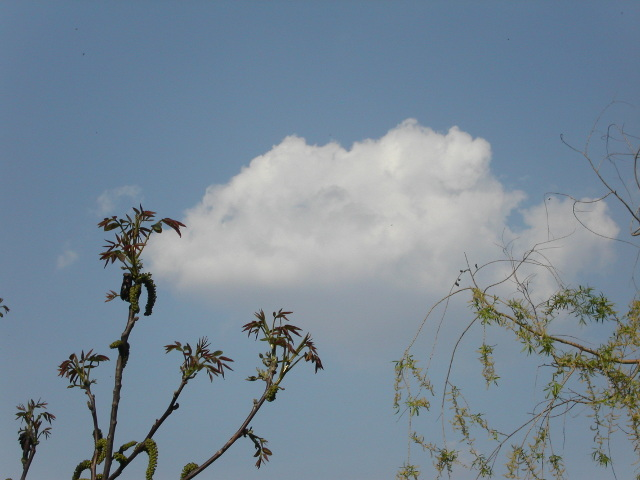
#> input picture 2018.04.05. Chromatic transformations/kicsi-felho-1.jpg, 640 x 480 px, found by its file name
$ python cv-tut-speed-py3.py
#> lines starting #> are read from the running program, lines starting #| are printed output that depends on the picture
#> further down, im is the input picture: shape (480, 640, 3); mean B, G, R 151.8, 137.1, 120.2

# Cél: ugyanazokat az eljárásokat máshogy megvalósítani és figyelni a sebességet.
#
# Futási időmérése :
#
# import time     # az elején
# t0=time.clock(); aminek_az_idejet_merjuk(im); print time.clock()-t0
#
# Magyarázat: a time modul clock() fgv-e kiadja az adott program kezdetétől elhasznált másodperceket.
# Figyelem! nem túl pontos! (~0.01s)

# Az elején csak sok definíció van, lentebb lehet a sebességet tesztelni.

import cv2
import numpy as np
import os
import time

#---------------------------------------------------------------------
# különféle megoldások kép invertálására, hogy tesztelhessük a sebességet

# legegyszerűbb megoldás(nak tűnik):

def inverz1(im):
	"""Legegyszerűbben invertál egy képet"""  # az ide írt szövegek az IDLE is látja!
	maxsor, maxoszl=im.shape[:2]
#> maxsor = 480; maxoszl = 640

	for sor in range(maxsor):
		for oszl in range(maxoszl):
			pix=im[sor, oszl]
			R=pix[2]
			G=pix[1]
			B=pix[0]
			im[sor, oszl]=[255-G, 255-B, 255-R]
	return(im)

# gyorsít, ha nem használunk ideiglenes változókat?:
def inverz2(im):
	"""Ideiglenes változók kiírtása"""  # az ide írt szövegek az IDLE is látja!
	maxsor, maxoszl=im.shape[:2]
#> maxsor = 480; maxoszl = 640

	for sor in range(maxsor):
		for oszl in range(maxoszl):
			pix=im[sor, oszl]
			im[sor, oszl]=[255-pix[0], 255-pix[1], 255-pix[2]]
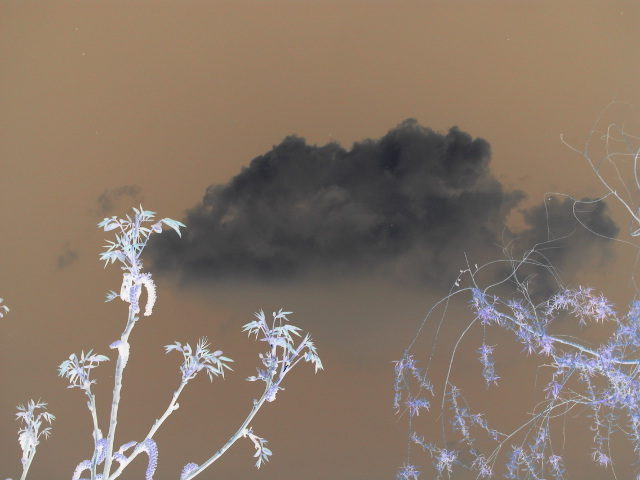
#> im: shape (480, 640, 3); mean B, G, R 103.2, 117.9, 134.8

	return(im)


# while-lal esetleg gyorsabb?:
def inverz3(im):
	"""Gyorsabb verzió while-lal?"""
	maxsor, maxoszl=im.shape[:2]
#> maxsor = 480; maxoszl = 640

	sor=0
	while sor<maxsor:
		oszl=0
		while oszl<maxoszl:
			pix=im[sor, oszl]
			R=pix[2]
			G=pix[1]
			B=pix[0]
			im[sor, oszl]=[255-G, 255-B, 255-R]

			oszl+=1
		sor+=1
#> after the loop, sor = 480
	return(im)


# a színcsatornákon is ciklussal megyünk végig:
def inverz4(im):
	"""Színcsatornákon is ciklussal megyünk"""
	maxsor, maxoszl, maxcsat=im.shape
#> maxsor = 480; maxoszl = 640; maxcsat = 3

	for sor in range(maxsor):
		for oszl in range(maxoszl):
			for csat in range(maxcsat):
				im[sor, oszl, csat]=255-im[sor, oszl, csat]

	return(im)

# tartomány-kijelöléses verzió:
def inverz5(im):
	"""Tartomány-kijelöléses verzió"""

	im[:,:,:]=255-im[:,:,:]

	return(im)

# tartomány-kijelöléses verzió, tömörebb:
def inverz6(im):
	"""Tartomány-kijelöléses verzió ; még tömörebb"""

	im=255-im

	return(im)


#---------------------------------------------------------------
# különféle poszterizáló megoldások

def poszter1(im):
	"""Legegyszerűbben poszterizál egy képet"""
	maxsor, maxoszl=im.shape[:2]
#> maxsor = 480; maxoszl = 640

	for sor in range(maxsor):
		for oszl in range(maxoszl):
			pix=im[sor, oszl]
			R=pix[2]
			G=pix[1]
			B=pix[0]
			if (R<G) or (R<B):
				R=0
			if (G<B) or (G<R):
				G=0
			if (B<R) or (B<G):
				B=0
			im[sor, oszl]=[B,G,R]
	return im

# trükkös megoldás logikai értékekkel való szorzással
def poszter2(im):
	"""Trükkösen poszterizál egy képet"""

	# A logikai "True" 1-gyé, a "False" 0-vá alakul

	im[:,:,0]*=(im[:,:,1]<=im[:,:,0])   # a zárójeles kifejezés ott 0, ahol az 1-es színcsatorna megahaldja a 0-s értékét; itt nullázunk
	im[:,:,0]*=(im[:,:,2]<=im[:,:,0])   # hasonlóan a többi esetre
#> im: shape (480, 640, 3); mean B, G, R 135.8, 137.1, 120.2
	im[:,:,1]*=(im[:,:,0]<=im[:,:,1])
	im[:,:,1]*=(im[:,:,2]<=im[:,:,1])
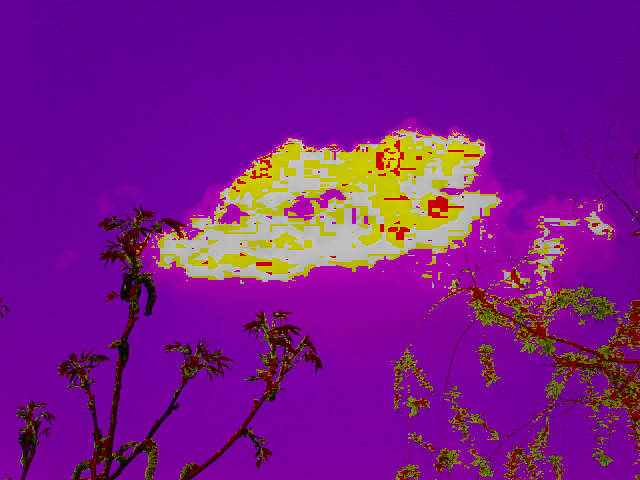
#> im: shape (480, 640, 3); mean B, G, R 135.8, 23.7, 120.2
	im[:,:,2]*=(im[:,:,0]<=im[:,:,2])
	im[:,:,2]*=(im[:,:,1]<=im[:,:,2])

	return im

# trükkös megoldás logikai értékekkel való szorzással; tömörebben
def poszter3(im):
	"""Még trükkösebben poszterizál egy képet"""

	im[:,:,0]*=(im[:,:,1]<=im[:,:,0]) * (im[:,:,2]<=im[:,:,0])
	im[:,:,1]*=(im[:,:,0]<=im[:,:,1]) * (im[:,:,2]<=im[:,:,1])
	im[:,:,2]*=(im[:,:,0]<=im[:,:,2]) * (im[:,:,1]<=im[:,:,2])

	return im

# másféle vektorizálás
def poszter4(im):
	"""Poszterizálás: csatornánkénti maximum számítással."""

	immax=im.max(axis=2)  # pixelen belül kiszámolja a max értékeket
	im[:,:,0]*=(im[:,:,0]<immax[:,:])  # ha a maximum alatt vagyunk, inkább nullázunk
	im[:,:,1]*=(im[:,:,1]<immax[:,:])  # ha a maximum alatt vagyunk, inkább nullázunk
	im[:,:,2]*=(im[:,:,2]<immax[:,:])  # ha a maximum alatt vagyunk, inkább nullázunk

	return im

def poszter5(im):
	"""Poszterizálás: Feltételes indexelés."""

	R=im[:,:,2]
	G=im[:,:,1]
	B=im[:,:,0]

	R[R<G]=0
	R[R<B]=0
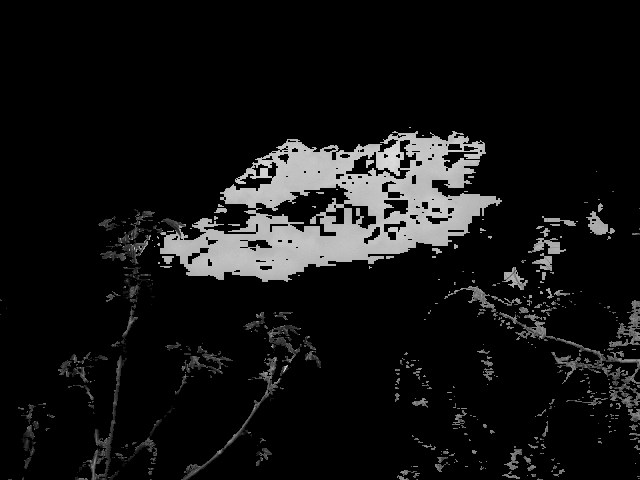
#> R: shape (480, 640); min 0, max 243, mean 18.9
	G[G<R]=0
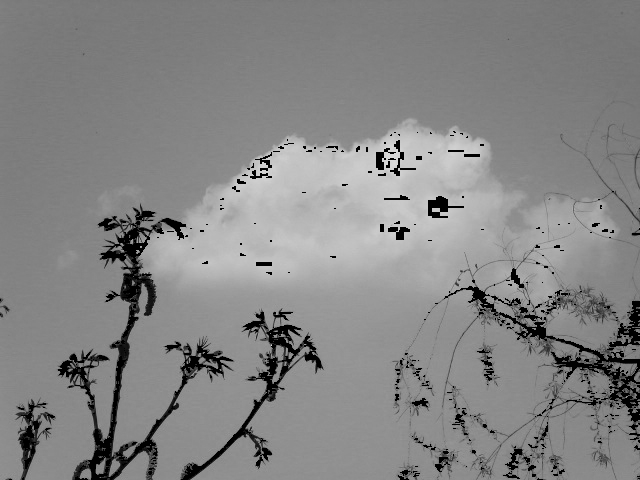
#> G: shape (480, 640); min 0, max 220, mean 133.2
	G[G<B]=0
	B[B<G]=0
	B[B<R]=0
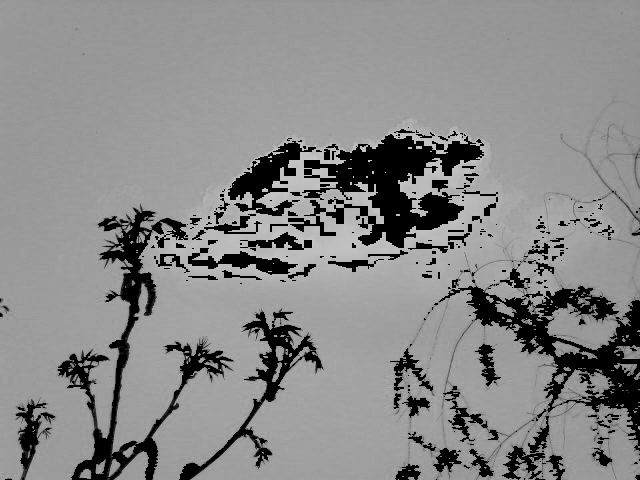
#> B: shape (480, 640); min 0, max 206, mean 135.8

	return im

#-------------------------------------------------------------------------
# fényesség-növelés túlcsorduás-védelemmel

def fenyes1(im):
	"""Fényességnövelés, egyszerű ciklussal."""
	maxsor, maxoszl, maxcsat=im.shape
#> maxsor = 480; maxoszl = 640; maxcsat = 3

	mul=1.5
	for sor in range(maxsor):
		for oszl in range(maxoszl):
			for csat in range(maxcsat):
				if (im[sor, oszl, csat]*mul>255.0):
					im[sor, oszl, csat]=255
				else:
					im[sor, oszl, csat]=(im[sor, oszl, csat]*mul).astype(np.uint8)

	return im

def fenyes2(im):
	"""Fényességnövelés, matematikai művelettel"""

	mul=1.5
	im=(im*mul>255.0)*255+(im*mul<=255)*im
	return im


def fenyes3(im):
	"""Fényességnövelés, feltételes indexeléssel"""

	mul=1.5
	kicsik=im<np.uint8(255/mul)  # azon helyek "térképe", ahol nem lesz túlcsordulás
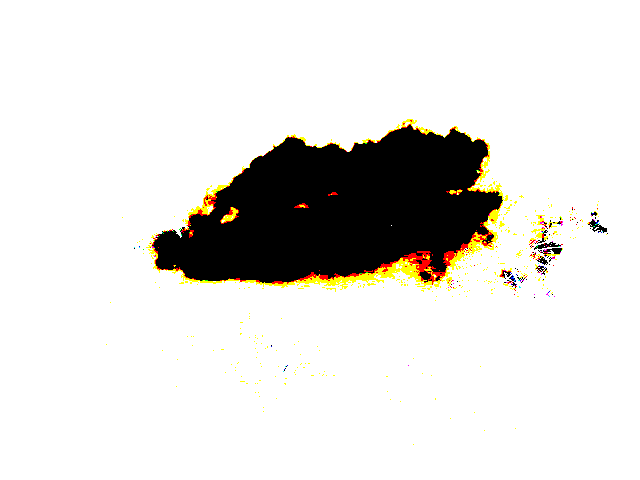
#> kicsik: shape (480, 640, 3) bool; mean B, G, R 0.863, 0.875, 0.881
	im[kicsik]=im[kicsik]*mul    # itt bátran szorozhatunk
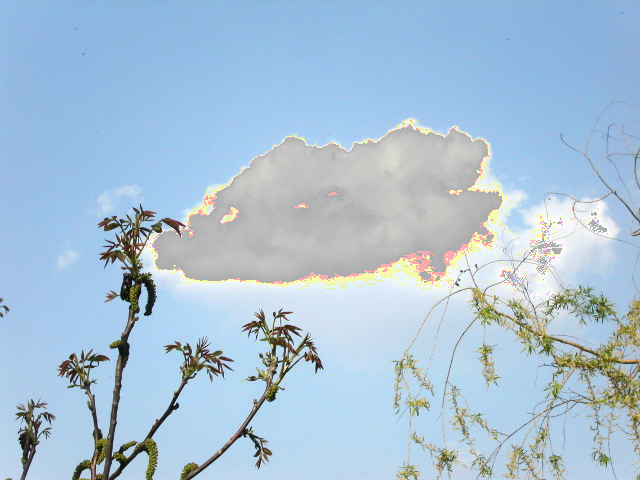
#> im: shape (480, 640, 3); mean B, G, R 214.7, 193.7, 169
	im[~kicsik]=255              # ~kicsik = kicsik logikai inverze

	return im


def fenyes4(im):
	"""Fényességnövelés, lookup table"""

	mul=1.5
	# feltöltjük a lookup table-t Ezt elég egyszer megtenni,
	lt=np.zeros(256, np.uint8)
#> lt = 256 values from 0 to 0
	for i in range(256):
		if i*mul>255:
			lt[i]=255
		else:
			lt[i]=np.uint8(i*mul)
#> after the loop, lt = 256 values from 0 to 255

	im=lt[im]

	return im


def fenyes5(im):
	"""Fényességnövelés, speciális függvényhívással"""

	mul=1.5
	im=np.clip(im*mul, 0.0, 255.0).astype(np.uint8)
	return im


#-------------------------------------------------------------------------
# egyszerű tesztelési rutin, időt mér és ír ki
def test(im, nev, eljaras):
	im_test=im.copy()  # másolaton dolgozunk, hogy ne legyen baja az eredetinek
	t0=time.clock()
	out=eljaras(im_test)
	print("%s:\t%f s"%(nev,time.clock()-t0))
	return out


#----------------------


# os.chdir(r"") # ha kellene

in_file="kicsi-felho-1.jpg"  # ez átírandó!

im=cv2.imread(in_file)

#---------------------

# most jönnek az igazi tesztelések
if (True): # True: csináld meg, False: hagyd ki
	im_out=test(im, "Inverz eredeti", inverz1)
	im_out=test(im, "Inverz tomor", inverz2)
	im_out=test(im, "Inverz while", inverz3)
	im_out=test(im, "Inverz 3-as for", inverz4)
	im_out=test(im, "Inverz tartomany", inverz5)
	im_out=test(im, "Inverz teljes tomb", inverz6)

	cv2.imwrite("output-inv.png", im_out) # tegyük oda, aminek a kimenete érdekel

	print("\n"+"-"*50)

if (True):
	im_out=test(im, "Poszter for ciklus", poszter1)
	im_out=test(im, "Poszter matematika 1", poszter2)
	im_out=test(im, "Poszter matematika 2", poszter3)
	im_out=test(im, "Poszter maximum", poszter4)
	im_out=test(im, "Poszter felt.index", poszter5)

	cv2.imwrite("output-poszt.png", im_out) # tegyük oda, aminek a kimenete érdekel

	print("\n"+"-"*50)

if (True):
	im_out=test(im, "Fényesítés for ciklus", fenyes1)
	im_out=test(im, "Fényesítés matematika", fenyes2)
	im_out=test(im, "Fényesítés felt.index", fenyes3)
	im_out=test(im, "Fényesítés lookup tab", fenyes4)
	im_out=test(im, "Fényesítés spec.muv.", fenyes5)

	cv2.imwrite("output-feny.png", im_out) # tegyük oda, aminek a kimenete érdekel
